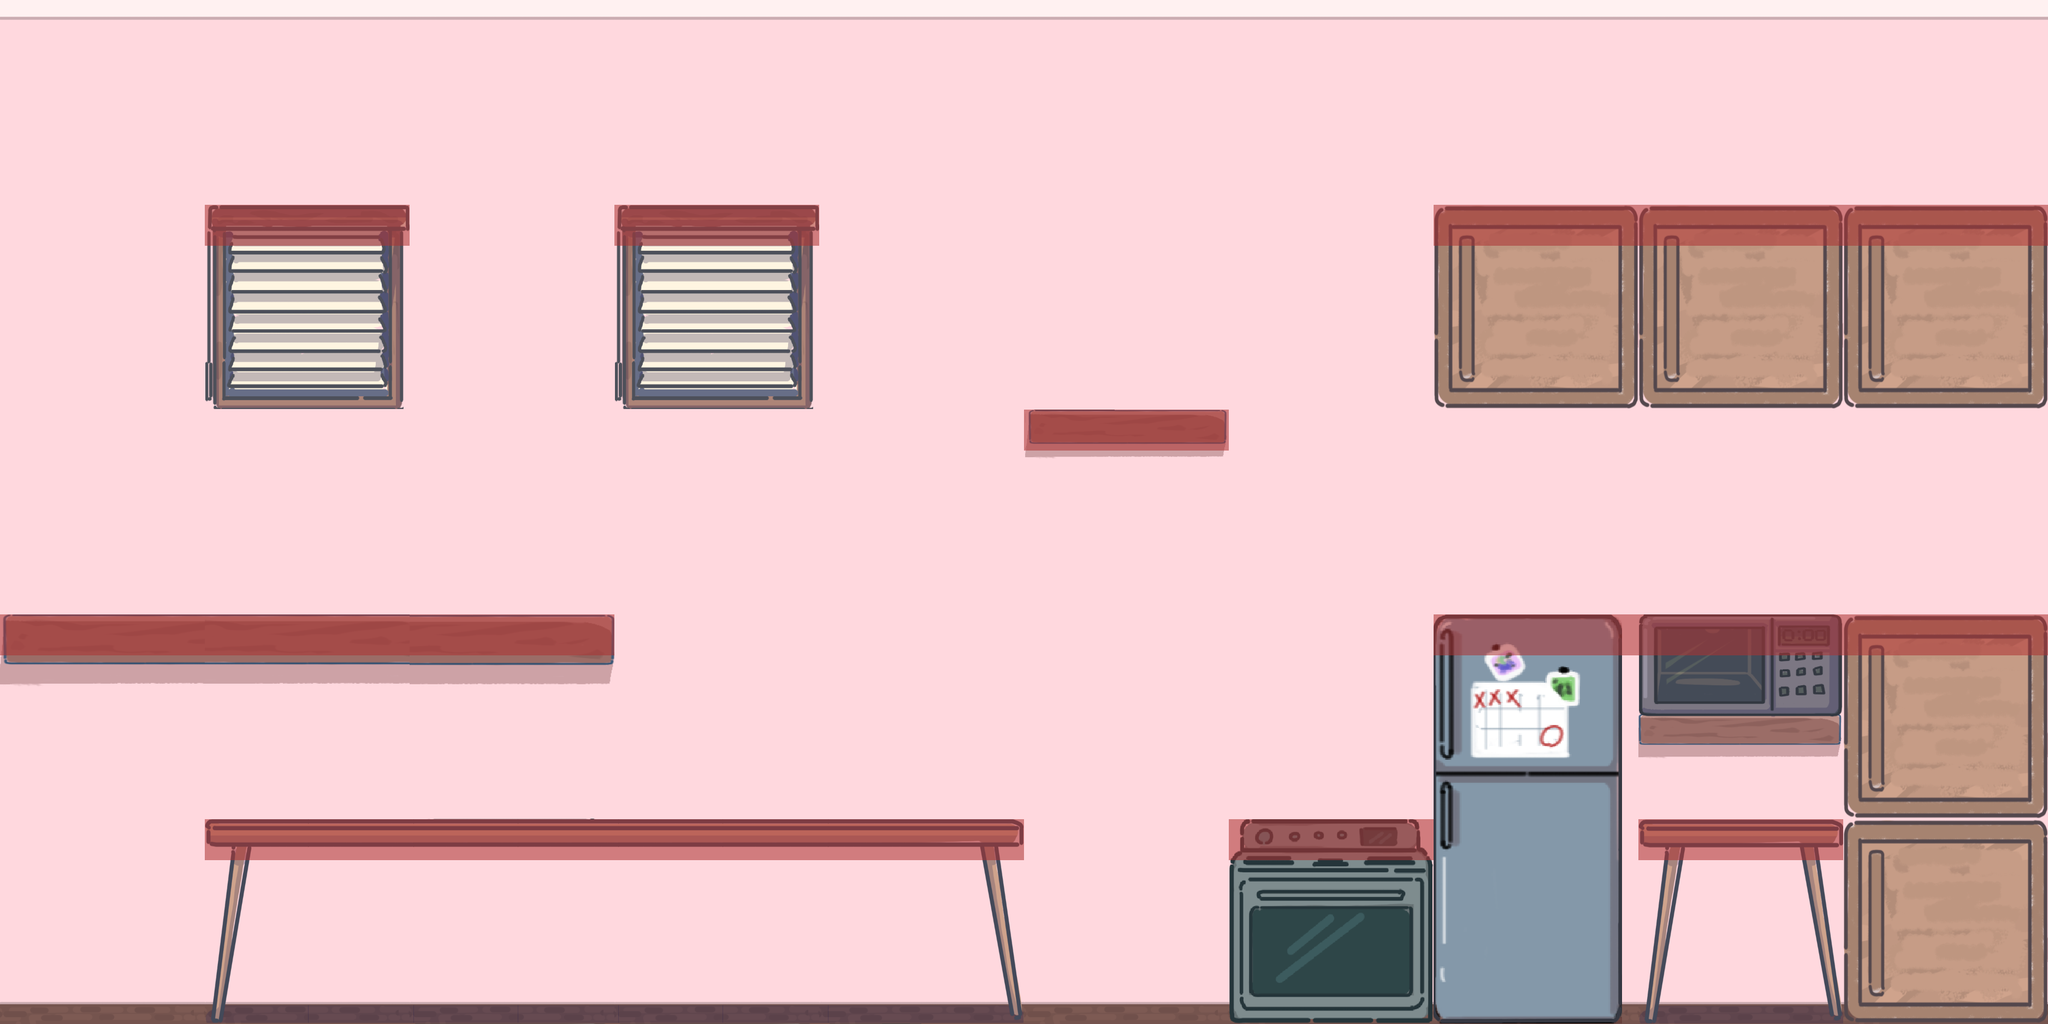

The image is a tile-based game level rendered from a .tmx file. Its description and source (layers, tilesets, objects; grid data summarised) follow:
An orthogonal 50x25 tile map with 75x75 px tiles, 3 tile layers (bkgLayer, furnitureLayer, collisionLayer), 3 tilesets and 18 objects (13x obj, 2x wall, big, spawn).

<map version="1.5" tiledversion="1.6.0" orientation="orthogonal" renderorder="right-down" width="50" height="25" tilewidth="75" tileheight="75" infinite="0" nextlayerid="6" nextobjectid="33">
 <editorsettings>
  <export target="tm_test.json" format="json" />
 </editorsettings>
 <tileset firstgid="1" name="ts_furniture" tilewidth="375" tileheight="375" tilecount="14" columns="7">
  <image source="ts_furniture.png" width="2625" height="750" />
 </tileset>
 <tileset firstgid="15" name="ts_collision" tilewidth="75" tileheight="75" tilecount="1" columns="1">
  <image source="ts_collision.png" width="75" height="75" />
  <tile id="0">
   <objectgroup draworder="index" id="2">
    <object id="1" x="0" y="0" width="75" height="75" />
   </objectgroup>
  </tile>
 </tileset>
 <tileset firstgid="16" name="ts_wallpaper" tilewidth="375" tileheight="375" tilecount="4" columns="4">
  <image source="ts_wallpaper.png" width="1500" height="375" />
 </tileset>
 <layer id="5" name="bkgLayer" width="50" height="25">
  <data>[1250 cells, 50 non-empty, 3 distinct tile ids]</data>
 </layer>
 <layer id="1" name="furnitureLayer" width="50" height="25">
  <data>[1250 cells, 20 non-empty, 14 distinct tile ids]</data>
 </layer>
 <layer id="3" name="collisionLayer" width="50" height="25">
  <data>[1250 cells, 90 non-empty, 1 distinct tile ids]</data>
 </layer>
 <objectgroup id="4" name="objectsLayer">
  <object id="14" name="obj" x="1275" y="1350">
   <point />
  </object>
  <object id="17" name="obj" x="975" y="1050">
   <point />
  </object>
  <object id="18" name="obj" x="375" y="1050">
   <point />
  </object>
  <object id="19" name="obj" x="2025" y="675">
   <point />
  </object>
  <object id="20" name="obj" x="1275" y="300">
   <point />
  </object>
  <object id="21" name="big" x="600" y="300">
   <point />
  </object>
  <object id="22" name="obj" x="2775" y="300">
   <point />
  </object>
  <object id="23" name="obj" x="3000" y="300">
   <point />
  </object>
  <object id="24" name="obj" x="3300" y="300">
   <point />
  </object>
  <object id="25" name="obj" x="3525" y="300">
   <point />
  </object>
  <object id="26" name="obj" x="2550" y="1425">
   <point />
  </object>
  <object id="27" name="obj" x="450" y="1425">
   <point />
  </object>
  <object id="28" name="obj" x="3525" y="1050">
   <point />
  </object>
  <object id="29" name="obj" x="3000" y="1050">
   <point />
  </object>
  <object id="30" name="spawn" x="1650" y="1275">
   <point />
  </object>
  <object id="31" name="wall" x="2025" y="375">
   <point />
  </object>
  <object id="32" name="wall" x="2475" y="900">
   <point />
  </object>
 </objectgroup>
</map>
